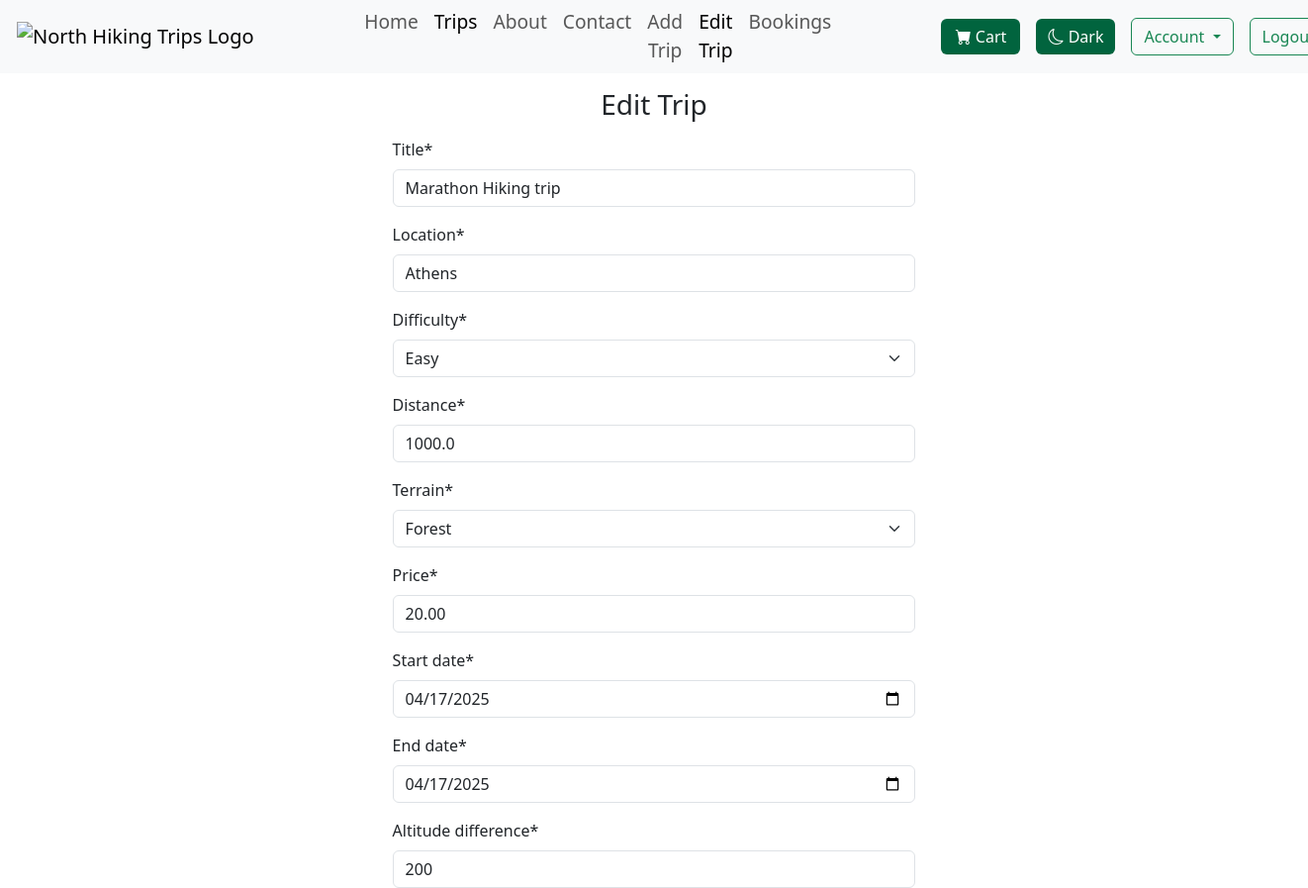
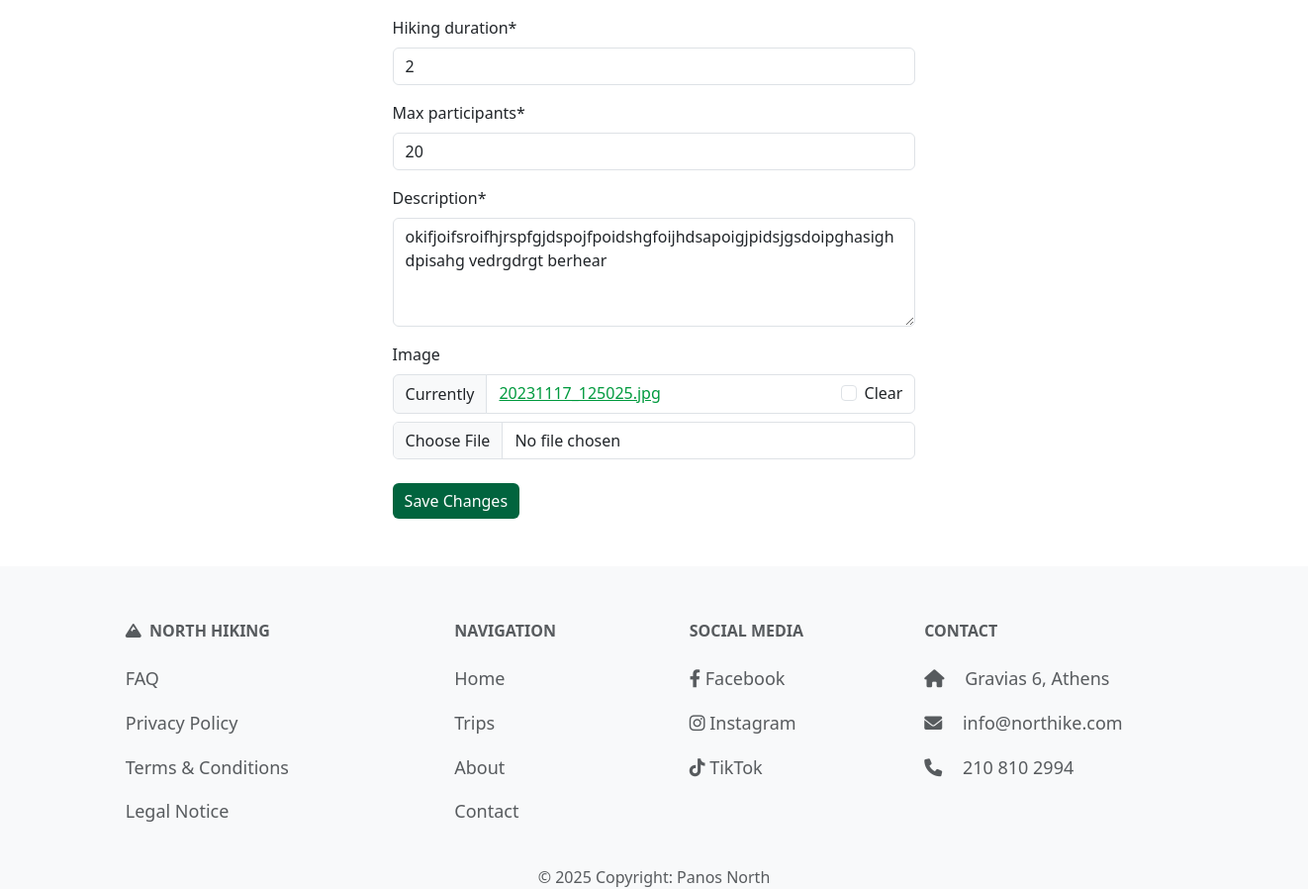
Screenshot of /trips/edit/marathon-hiking-trip/ (signed in) with the database file from the repository (2 pictures, top to bottom).
### trips/models.py (models this page shows, shortened)
class Trip(models.Model):
    DIFFICULTY_LEVELS = [
        ('Easy', 'Easy'),
        ('Moderate', 'Moderate'),
        ('Hard', 'Hard'),
        ('Extreme', 'Extreme')
    ]
    TERRAIN_TYPES = [
        ('Forest', 'Forest'),
        ('Mountain', 'Mountain'),
        ('Beach', 'Beach'),
        ('Urban', 'Urban'),
    ]
    title = models.CharField(max_length=60, unique=True)
    location = models.CharField(max_length=40)
    difficulty = models.CharField(max_length=10, choices=DIFFICULTY_LEVELS)
    distance = models.DecimalField(max_digits=5, decimal_places=1, validators=[MinValueValidator(0), MaxValueValidator(1000000)])
    terrain = models.CharField(max_length=20, choices=TERRAIN_TYPES)
    price = models.DecimalField(max_digits=8, decimal_places=2, validators=[MinValueValidator(0)])
    start_date = models.DateField(validators=[validate_future_date])
    end_date = models.DateField(validators=[validate_future_date])
    altitude_difference = models.PositiveIntegerField(validators=[MinValueValidator(1)])
    hiking_duration = models.PositiveIntegerField(validators=[MinValueValidator(1)])
    max_participants = models.PositiveIntegerField(validators=[MinValueValidator(1), MaxValueValidator(99)])
    description = models.TextField(max_length=500)
    image = models.ImageField(default='default.png', blank=True, null=True)
    guide = models.ForeignKey('Guide', on_delete=models.SET_NULL, null=True, blank=True, related_name='trip_guides'
    )
    slug = models.SlugField(unique=True, null=True, blank=True, editable=False)

### trips/views.py (the view)
# urls.py: path('edit/<slug:slug>/', views.edit_trip, name='edit-trip'),
@login_required(login_url="/users/login/")
def edit_trip(request, slug):
    if not hasattr(request.user, 'guide_profile'):
        raise PermissionDenied("Only guides can edit trips.")
    trip = get_object_or_404(Trip, slug=slug, guide=request.user.guide_profile)
    if request.method == 'POST':
        form = CreateTrip(request.POST, request.FILES, instance=trip)
        if form.is_valid():
            form.save()
            messages.success(request, "Trip information successfully modified!")
            return redirect('trips:page', slug=trip.slug)
    else:
        form = CreateTrip(instance=trip)
    return render(request, 'trips/edit_trip.html', {'form': form, 'trip': trip})

### trips/context_processors.py (called while the page is built)
def cart_item_count(request):
    if request.user.is_authenticated:
        count = CartItem.objects.filter(user=request.user).count()
        return {'cart_item_count': count}
    return {'cart_item_count': 0}

### trips/templates/trips/edit_trip.html (shortened to what this page needs)
{% extends "layout.html" %}
{% load crispy_forms_tags %}
{% block content %}
<section class="margin30">
    <div class="normal_title">
        <h2>Edit Trip</h2>
    </div>
    <form class="contact-form" method="post" enctype="multipart/form-data">
        {{ form|crispy }}
        <button class="greenbutton btn mt-2" type="submit">Save Changes</button>
    </form>
</section>
{% endblock %}

### static/css/styles.css (style rules this page uses)
h2 { font-size: 28px; margin-bottom: 15px; }
a { color: #009a3e; ; }
.normal_title { text-align: center; margin-top: 3%; margin-bottom: 3%; }
.greenbutton { min-width: 80px; }
.greenbutton { background-color: #01643e; color: white; border: none; }
.contact-form label { color: rgb(33, 37, 41) }
.contact-form input, .contact-form textarea, .contact-form select { background-color: white; color: rgb(33, 37, 41); }
.contact-form select option { color: rgb(33, 37, 41); }
.margin30 { margin-left: 30%; margin-right: 30%; }
::placeholder { color: #6c757d; }

### rows the page displays
Trip: title "Marathon Hiking trip", location "Athens", difficulty "Easy", distance "1000.0", terrain "Forest", price "20.00", start_date "04/17/2025", end_date "04/17/2025", altitude_difference "200", hiking_duration "2", max_participants "20", description "okifjoifsroifhjrspfgjdspojfpoidshgfoijhdsapoigjpidsjgsdoipghasighdpisahg vedrgdrgt berhear"
